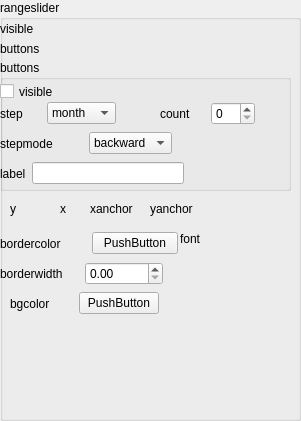
         <widget class="QGroupBox" name="groupBox_10">
          <property name="geometry">
           <rect>
            <x>800</x>
            <y>40</y>
            <width>301</width>
            <height>421</height>
           </rect>
          </property>
          <property name="title">
           <string>rangeslider</string>
          </property>
          <widget class="QLabel" name="label_84">
           <property name="geometry">
            <rect>
             <x>0</x>
             <y>20</y>
             <width>67</width>
             <height>17</height>
            </rect>
           </property>
           <property name="text">
            <string>visible</string>
           </property>
          </widget>
          <widget class="QLabel" name="label_85">
           <property name="geometry">
            <rect>
             <x>0</x>
             <y>40</y>
             <width>67</width>
             <height>17</height>
            </rect>
           </property>
           <property name="text">
            <string>buttons</string>
           </property>
          </widget>
          <widget class="QLabel" name="label_86">
           <property name="geometry">
            <rect>
             <x>60</x>
             <y>200</y>
             <width>21</width>
             <height>17</height>
            </rect>
           </property>
           <property name="text">
            <string>x</string>
           </property>
          </widget>
          <widget class="QLabel" name="label_87">
           <property name="geometry">
            <rect>
             <x>10</x>
             <y>200</y>
             <width>21</width>
             <height>17</height>
            </rect>
           </property>
           <property name="text">
            <string>y</string>
           </property>
          </widget>
          <widget class="QLabel" name="label_91">
           <property name="geometry">
            <rect>
             <x>180</x>
             <y>230</y>
             <width>67</width>
             <height>17</height>
            </rect>
           </property>
           <property name="text">
            <string>font</string>
           </property>
          </widget>
          <widget class="QLabel" name="label_92">
           <property name="geometry">
            <rect>
             <x>150</x>
             <y>200</y>
             <width>67</width>
             <height>17</height>
            </rect>
           </property>
           <property name="text">
            <string>yanchor</string>
           </property>
          </widget>
          <widget class="QLabel" name="label_93">
           <property name="geometry">
            <rect>
             <x>90</x>
             <y>200</y>
             <width>67</width>
             <height>17</height>
            </rect>
           </property>
           <property name="text">
            <string>xanchor</string>
           </property>
          </widget>
          <widget class="QGroupBox" name="groupBox_11">
           <property name="geometry">
            <rect>
             <x>0</x>
             <y>60</y>
             <width>291</width>
             <height>131</height>
            </rect>
           </property>
           <property name="title">
            <string>buttons</string>
           </property>
           <widget class="QCheckBox" name="checkBox_7">
            <property name="geometry">
             <rect>
              <x>0</x>
              <y>20</y>
              <width>92</width>
              <height>23</height>
             </rect>
            </property>
            <property name="text">
             <string>visible</string>
            </property>
           </widget>
           <widget class="QWidget" name="">
            <property name="geometry">
             <rect>
              <x>0</x>
              <y>100</y>
              <width>184</width>
              <height>27</height>
             </rect>
            </property>
            <layout class="QHBoxLayout" name="horizontalLayout_65">
             <item>
              <widget class="QLabel" name="label_97">
               <property name="text">
                <string>label</string>
               </property>
              </widget>
             </item>
             <item>
              <widget class="QLineEdit" name="lineEdit_5"/>
             </item>
            </layout>
           </widget>
           <widget class="QWidget" name="">
            <property name="geometry">
             <rect>
              <x>0</x>
              <y>70</y>
              <width>172</width>
              <height>27</height>
             </rect>
            </property>
            <layout class="QHBoxLayout" name="horizontalLayout_66">
             <item>
              <widget class="QLabel" name="label_96">
               <property name="text">
                <string>stepmode</string>
               </property>
              </widget>
             </item>
             <item>
              <widget class="QComboBox" name="comboBox_17">
               <item>
                <property name="text">
                 <string>backward</string>
                </property>
               </item>
               <item>
                <property name="text">
                 <string>todate</string>
                </property>
               </item>
              </widget>
             </item>
            </layout>
           </widget>
           <widget class="QWidget" name="">
            <property name="geometry">
             <rect>
              <x>160</x>
              <y>40</y>
              <width>95</width>
              <height>28</height>
             </rect>
            </property>
            <layout class="QHBoxLayout" name="horizontalLayout_67">
             <item>
              <widget class="QLabel" name="label_95">
               <property name="text">
                <string>count</string>
               </property>
              </widget>
             </item>
             <item>
              <widget class="QSpinBox" name="spinBox_8"/>
             </item>
            </layout>
           </widget>
           <widget class="QWidget" name="">
            <property name="geometry">
             <rect>
              <x>0</x>
              <y>40</y>
              <width>116</width>
              <height>27</height>
             </rect>
            </property>
            <layout class="QHBoxLayout" name="horizontalLayout_68">
             <item>
              <widget class="QLabel" name="label_94">
               <property name="text">
                <string>step</string>
               </property>
              </widget>
             </item>
             <item>
              <widget class="QComboBox" name="comboBox_16">
               <item>
                <property name="text">
                 <string>month</string>
                </property>
               </item>
               <item>
                <property name="text">
                 <string>year</string>
                </property>
               </item>
               <item>
                <property name="text">
                 <string>day</string>
                </property>
               </item>
               <item>
                <property name="text">
                 <string>hour</string>
                </property>
               </item>
               <item>
                <property name="text">
                 <string>minute</string>
                </property>
               </item>
               <item>
                <property name="text">
                 <string>second</string>
                </property>
               </item>
               <item>
                <property name="text">
                 <string>all</string>
                </property>
               </item>
              </widget>
             </item>
            </layout>
           </widget>
          </widget>
          <widget class="QWidget" name="">
           <property name="geometry">
            <rect>
             <x>0</x>
             <y>260</y>
             <width>163</width>
             <height>28</height>
            </rect>
           </property>
           <layout class="QHBoxLayout" name="horizontalLayout_62">
            <item>
             <widget class="QLabel" name="label_88">
              <property name="text">
               <string>borderwidth</string>
              </property>
             </widget>
            </item>
            <item>
             <widget class="QDoubleSpinBox" name="doubleSpinBox_13"/>
            </item>
           </layout>
          </widget>
          <widget class="QWidget" name="">
           <property name="geometry">
            <rect>
             <x>0</x>
             <y>230</y>
             <width>178</width>
             <height>27</height>
            </rect>
           </property>
           <layout class="QHBoxLayout" name="horizontalLayout_63">
            <item>
             <widget class="QLabel" name="label_89">
              <property name="text">
               <string>bordercolor</string>
              </property>
             </widget>
            </item>
            <item>
             <widget class="QPushButton" name="pushButton_11">
              <property name="text">
               <string>PushButton</string>
              </property>
             </widget>
            </item>
           </layout>
          </widget>
          <widget class="QWidget" name="">
           <property name="geometry">
            <rect>
             <x>10</x>
             <y>290</y>
             <width>149</width>
             <height>27</height>
            </rect>
           </property>
           <layout class="QHBoxLayout" name="horizontalLayout_64">
            <item>
             <widget class="QLabel" name="label_90">
              <property name="text">
               <string>bgcolor</string>
              </property>
             </widget>
            </item>
            <item>
             <widget class="QPushButton" name="pushButton_12">
              <property name="text">
               <string>PushButton</string>
              </property>
             </widget>
            </item>
           </layout>
          </widget>
         </widget>
